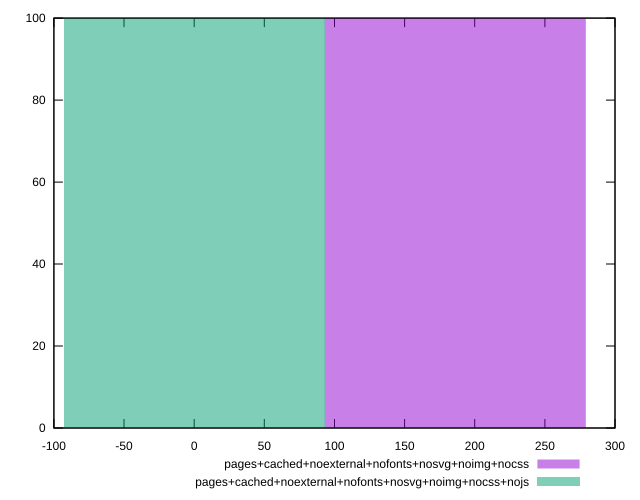

Here is the gnuplot script that generated this plot:
reset
set terminal svg size 640, 500 enhanced background rgb 'white'
set output "reprap/uses-http2/comparison/histogram/12_vs_13.svg"

$pagesCachedNoexternalNofontsNosvgNoimgNocss <<EOF
186.09529692933882 100
EOF

$pagesCachedNoexternalNofontsNosvgNoimgNocssNojs <<EOF
0 100
EOF

set key outside below
set boxwidth 186.09529692933882
set yrange [0:100]
set style fill transparent solid 0.5 noborder

plot \
  $pagesCachedNoexternalNofontsNosvgNoimgNocss title "pages+cached+noexternal+nofonts+nosvg+noimg+nocss" with boxes, \
  $pagesCachedNoexternalNofontsNosvgNoimgNocssNojs title "pages+cached+noexternal+nofonts+nosvg+noimg+nocss+nojs" with boxes, \


reset
